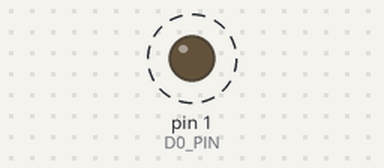
A sketch run on a simulated Teensy 4. Shown: output pins drawn as LEDs (lit = HIGH). Dashed ring = blinking. What the sketch prints to the serial monitor is not drawn.

Above: at 1.0 s.
Timing chart, 0 to 4.6 s (numbered marks = the images above):
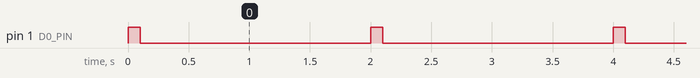

The sketch:

esp32_with_teensy_con.ino
```cpp
// Seeed XIAO ESP32S3 Sense - D0 Digital Output
// Sends HIGH signal every 2 seconds

#define D0_PIN 1  // D0 corresponds to GPIO 0 on XIAO ESP32S3

void setup() {
  // Initialize serial communication for debugging (optional)
  Serial.begin(115200);

  // Set D0 as digital output
  pinMode(D0_PIN, OUTPUT);

  // Start with pin LOW
  digitalWrite(D0_PIN, LOW);

  Serial.println("XIAO ESP32S3 - D0 Output initialized");
}

void loop() {
  // Send HIGH signal
  digitalWrite(D0_PIN, HIGH);
  Serial.println("D0 -> HIGH");

  // Keep HIGH for 100ms (brief pulse)
  delay(100);

  // Set back to LOW
  digitalWrite(D0_PIN, LOW);
  Serial.println("D0 -> LOW");

  // Wait for 2 seconds before next HIGH signal
  delay(1900);  // 1900ms + 100ms HIGH = 2000ms total
}
```

Measured:
- by itself, pin 1 (D0_PIN): alternates HIGH for 0.10 s and LOW for 1.9 s
